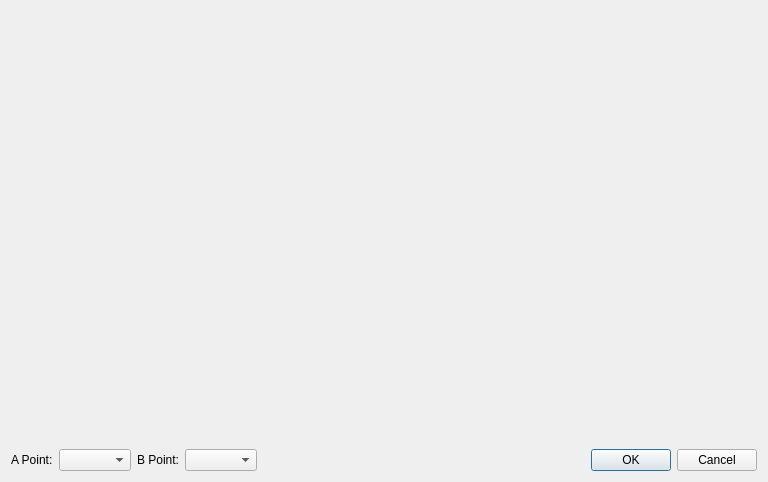
<?xml version="1.0" encoding="UTF-8"?>
<ui version="4.0">
 <class>Dialog</class>
 <widget class="QDialog" name="Dialog">
  <property name="geometry">
   <rect>
    <x>0</x>
    <y>0</y>
    <width>768</width>
    <height>482</height>
   </rect>
  </property>
  <property name="windowIcon">
   <iconset resource="../../../../icons.qrc">
    <normaloff>:/icons/configure.png</normaloff>:/icons/configure.png</iconset>
  </property>
  <property name="modal">
   <bool>true</bool>
  </property>
  <layout class="QVBoxLayout" name="verticalLayout_3">
   <item>
    <widget class="QLabel" name="main_label"/>
   </item>
   <item>
    <widget class="QLabel" name="graph_label">
     <property name="sizePolicy">
      <sizepolicy hsizetype="Fixed" vsizetype="Fixed">
       <horstretch>0</horstretch>
       <verstretch>0</verstretch>
      </sizepolicy>
     </property>
     <property name="pixmap">
      <pixmap resource="../../../../preview.qrc">:/icons/preview/PLAP.png</pixmap>
     </property>
    </widget>
   </item>
   <item>
    <layout class="QHBoxLayout" name="horizontalLayout">
     <item>
      <widget class="QLabel" name="point_A_label">
       <property name="text">
        <string>A Point:</string>
       </property>
      </widget>
     </item>
     <item>
      <widget class="QComboBox" name="point_A"/>
     </item>
     <item>
      <widget class="QLabel" name="point_B_label">
       <property name="text">
        <string>B Point:</string>
       </property>
      </widget>
     </item>
     <item>
      <widget class="QComboBox" name="point_B"/>
     </item>
     <item>
      <spacer name="horizontalSpacer">
       <property name="orientation">
        <enum>Qt::Horizontal</enum>
       </property>
       <property name="sizeHint" stdset="0">
        <size>
         <width>40</width>
         <height>20</height>
        </size>
       </property>
      </spacer>
     </item>
     <item>
      <widget class="QDialogButtonBox" name="buttonBox">
       <property name="standardButtons">
        <set>QDialogButtonBox::Cancel|QDialogButtonBox::Ok</set>
       </property>
      </widget>
     </item>
    </layout>
   </item>
  </layout>
 </widget>
 <resources>
  <include location="../../../../preview.qrc"/>
  <include location="../../../../icons.qrc"/>
  <include location="../../../../preview.qrc"/>
 </resources>
 <connections>
  <connection>
   <sender>buttonBox</sender>
   <signal>accepted()</signal>
   <receiver>Dialog</receiver>
   <slot>accept()</slot>
   <hints>
    <hint type="sourcelabel">
     <x>638</x>
     <y>457</y>
    </hint>
    <hint type="destinationlabel">
     <x>383</x>
     <y>240</y>
    </hint>
   </hints>
  </connection>
  <connection>
   <sender>buttonBox</sender>
   <signal>rejected()</signal>
   <receiver>Dialog</receiver>
   <slot>reject()</slot>
   <hints>
    <hint type="sourcelabel">
     <x>638</x>
     <y>457</y>
    </hint>
    <hint type="destinationlabel">
     <x>383</x>
     <y>240</y>
    </hint>
   </hints>
  </connection>
 </connections>
</ui>
